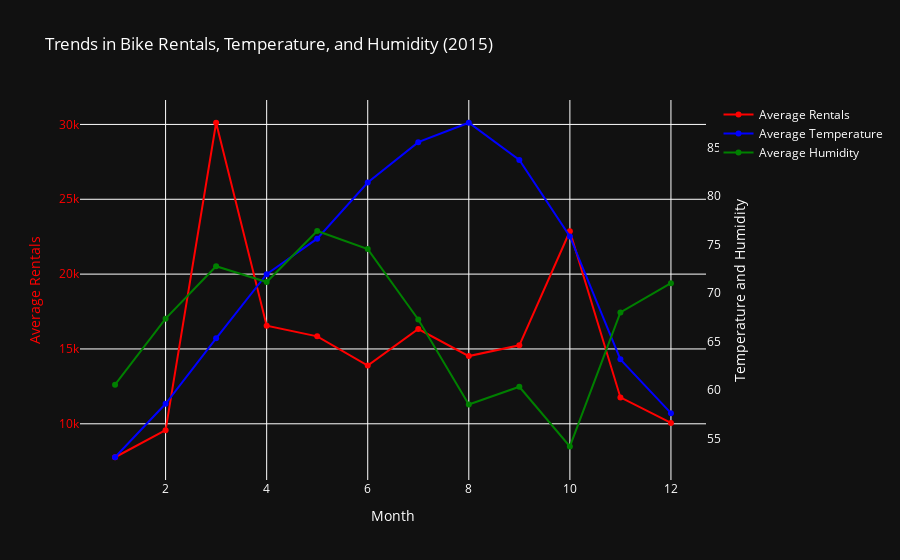

Write notebook code for a chart like this one.
### Code cell
# Displaying the number of rentals vs the average temperature and humidity in 2015

# There doesn't seem to be any obvious trends in the graph below, however the lowest month for humidity has the 
# second highest number of rentals. Additionally, a combination of low to average temperatures and humidities seem
# to cause the highest number of rentals in March.

# There could also very easily be non-weather related explanations for this, such as Spring break and SXSW in March,
# as well as ACL in October.

# Filter the data for the year 2015
df_2015 = merged_data[merged_data['Date'].dt.year == 2015]

# Convert the necessary columns to numeric data type
df_2015['HumidityAvgPercent'] = pd.to_numeric(df_2015['HumidityAvgPercent'], errors='coerce')
df_2015['TempAvgF'] = pd.to_numeric(df_2015['TempAvgF'], errors='coerce')

# Calculate the average rentals by month
monthly_avg_rentals = df_2015.groupby(df_2015['Date'].dt.month)['checkout_time'].count()

# Calculate the average humidity and temperature for each month in 2015
monthly_avg_humidity = df_2015.groupby(df_2015['Date'].dt.month)['HumidityAvgPercent'].mean()
monthly_avg_temperature = df_2015.groupby(df_2015['Date'].dt.month)['TempAvgF'].mean()

# Create a DataFrame to store the monthly metrics
monthly_metrics_2015 = pd.DataFrame({'Average Rentals': monthly_avg_rentals,
                                     'Average Humidity': monthly_avg_humidity,
                                     'Average Temperature': monthly_avg_temperature})

# Create the Plotly figure with a dark background
fig = go.Figure()

# Add the average rentals trace
fig.add_trace(go.Scatter(
    x=monthly_metrics_2015.index,
    y=monthly_metrics_2015['Average Rentals'],
    mode='lines+markers',
    name='Average Rentals',
    marker=dict(color='red')
))

# Create the secondary y-axis for temperature and humidity
fig.update_layout(yaxis2=dict(title='Temperature and Humidity', side='right', overlaying='y', showgrid=False))

# Add the average temperature trace to the secondary y-axis
fig.add_trace(go.Scatter(
    x=monthly_metrics_2015.index,
    y=monthly_metrics_2015['Average Temperature'],
    mode='lines+markers',
    name='Average Temperature',
    marker=dict(color='blue'),
    yaxis='y2'
))

# Add the average humidity trace to the secondary y-axis
fig.add_trace(go.Scatter(
    x=monthly_metrics_2015.index,
    y=monthly_metrics_2015['Average Humidity'],
    mode='lines+markers',
    name='Average Humidity',
    marker=dict(color='green'),
    yaxis='y2'
))

# Set the layout with a dark background
fig.update_layout(
    plot_bgcolor='rgb(17, 17, 17)',
    paper_bgcolor='rgb(17, 17, 17)',
    font_color='white',
    title='Trends in Bike Rentals, Temperature, and Humidity (2015)',
    xaxis=dict(title='Month'),
    yaxis=dict(title='Average Rentals', color='red', titlefont=dict(color='red')),
    legend=dict(font=dict(color='white'))
)

# Display the plot
fig.show()

### Figure 1 — Plotly figure (JSON) as saved in the notebook; plotly's stock layout.template omitted (floating-point values rounded to 4 significant figures)
{"data": [{"marker": {"color": "red"}, "mode": "lines+markers", "name": "Average Rentals", "type": "scatter", "x": [1, 2, 3, 4, 5, 6, 7, 8, 9, 10, 11, 12], "y": [7765, 9572, 30112, 16554, 15842, 13894, 16332, 14523, 15244, 22864, 11762, 10057]}, {"marker": {"color": "blue"}, "mode": "lines+markers", "name": "Average Temperature", "type": "scatter", "x": [1, 2, 3, 4, 5, 6, 7, 8, 9, 10, 11, 12], "y": [53.07, 58.59, 65.34, 71.96, 75.62, 81.43, 85.59, 87.59, 83.74, 75.86, 63.17, 57.62], "yaxis": "y2"}, {"marker": {"color": "green"}, "mode": "lines+markers", "name": "Average Humidity", "type": "scatter", "x": [1, 2, 3, 4, 5, 6, 7, 8, 9, 10, 11, 12], "y": [60.56, 67.37, 72.78, 71.15, 76.42, 74.55, 67.29, 58.51, 60.35, 54.18, 68.01, 71.04], "yaxis": "y2"}], "layout": {"font": {"color": "white"}, "legend": {"font": {"color": "white"}}, "paper_bgcolor": "rgb(17, 17, 17)", "plot_bgcolor": "rgb(17, 17, 17)", "title": {"text": "Trends in Bike Rentals, Temperature, and Humidity (2015)"}, "xaxis": {"title": {"text": "Month"}}, "yaxis": {"color": "red", "title": {"font": {"color": "red"}, "text": "Average Rentals"}}, "yaxis2": {"overlaying": "y", "showgrid": false, "side": "right", "title": {"text": "Temperature and Humidity"}}}}
